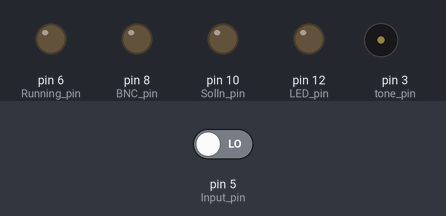
A sketch run on a simulated Arduino Uno, built with avr-gcc and run on an emulated ATmega328P. On the bench: output pins drawn as LEDs (lit = HIGH), buzzer (waves = sounding). The inputs (shaded band) are chosen by the test bench; at power-on: pin 5 (Input_pin) LOW. Random numbers use the default seed unless the sketch sets one; what the sketch prints to the serial monitor is not drawn.

Above: at 1.2 s.
1.3 s: pin 5 (Input_pin) driven HIGH
At 2.7 s:
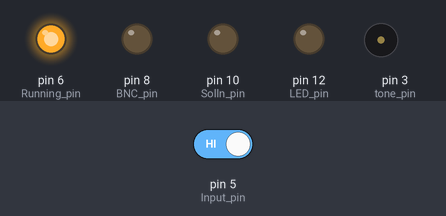
At 50.6 s:
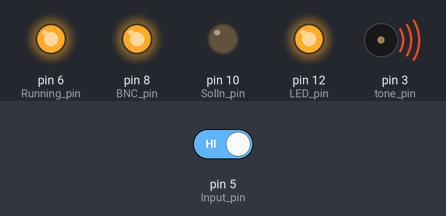
Timing chart, 0 to 52.3 s (numbered marks = the images above; inputs shaded):
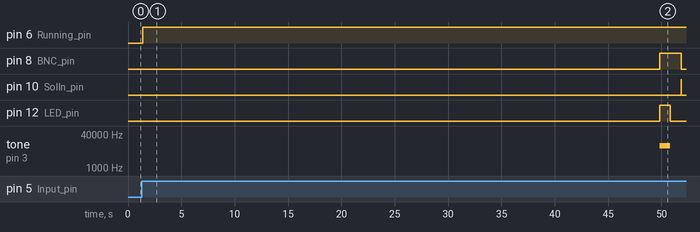

Measured:
- after the input at 1.3 s, pin 6 (Running_pin): LOW → HIGH after 0.10 s; pin 8 (BNC_pin): LOW → HIGH after 48.5 s, → LOW 2.0 s later; pin 10 (Solln_pin): LOW → HIGH after 50.5 s, → LOW 0.03 s later; pin 12 (LED_pin): LOW → HIGH after 48.5 s, → LOW 1.0 s later; tone on pin 3 (tone_pin): silent → 11000 Hz after 48.5 s, → silent 1.0 s later

The sketch:

tone_shock.ino
```cpp
/*
This scripts does a very simple reward conditioning paradigm. A cue
light is delivered on a random interval for 2s, imediatly followed by
the delivery of a liquid droplet.
*/


// Session-dependend variables
int droplet_size=30; //time (ms) sollenoid wil stay open <- needs to be callibrated
int LED_on=1000; //time (ms) LED will stay on
int SR_delay=2000; //time (ms) between LED onset and sollenoid activation
const int np_trials=150; //number of trials
long interval_min=30000; //minimum time (ms) between trials
long interval_max=60000; //maximum time (ms) between trials
int fraction_o = -10; // Random(0,10) below this will be an omission trial

// hardware layout
int LED_pin=12;
int Solln_pin=10;
int BNC_pin=8;
int Running_pin=6;
int Input_pin=5;
int tone_pin = 3;


// other variables
bool start=false;
bool reward_delivery[np_trials]; // true if reward delivered, false if reward ommission
int tone_f = 11000; // (HZ) frequency of the tone
long random_number; // used to store random output

// function that controls cue-reward delivery
void cue_reward(bool real){
  // bool real controls if liquid will be delivered, or only cue light
  if(real){
    // first cue then liquid
    Serial.print("Trial");
    Serial.print("\n");
    digitalWrite(LED_pin, HIGH);
    digitalWrite(BNC_pin, HIGH);
    tone(tone_pin,tone_f,LED_on);
    delay(LED_on);
    digitalWrite(LED_pin, LOW);
    delay(SR_delay-LED_on);
    digitalWrite(Solln_pin, HIGH);
    digitalWrite(BNC_pin, LOW);
    delay(droplet_size);
    digitalWrite(Solln_pin, LOW);
  } else {
    // cue only
    Serial.print("Cue only");
    Serial.print("\n");
    digitalWrite(LED_pin, HIGH);  // turn LED ON
    digitalWrite(BNC_pin, HIGH);
    tone(tone_pin,tone_f,LED_on);
    delay(LED_on);
    digitalWrite(LED_pin, LOW);
    digitalWrite(BNC_pin, LOW); // TTL pulse only 1sec
  }
}


// called by main once (could also copy to loop()...)
void setup() {
  // set all pins to output except the start button
  pinMode(LED_pin, OUTPUT);
  pinMode(Solln_pin, OUTPUT);
  pinMode(BNC_pin, OUTPUT);
  pinMode(Running_pin, OUTPUT);
  pinMode(Input_pin, INPUT);

  // Establising serial connection
  Serial.begin(9600);
}


// continuously called by main (but we'll block that at the end)
void loop() {
  // Pre-start block
  Serial.print("Ready to start");
  Serial.print("\n");
  while(!start){
    // Check if user is pressing button
    bool start_state = digitalRead(Input_pin);
    delay(100);
    if(start_state){
      // Start session
      Serial.print("starting...");
      Serial.print("\n");
      digitalWrite(Running_pin, HIGH);
      start=true;
    }
  }

  // Seed the random number generator
  randomSeed(analogRead(A0));


  // Boolean array that controls reward delivery or ommissions
  for (int i=0; i<=np_trials; i++){
    random_number = random(0,10);
    if (random_number>fraction_o){
      reward_delivery[i]=true;
      Serial.print("true");
    } else {
      reward_delivery[i]=false;
      Serial.print("false");
    }
  }


  // This is the actual session
  for(int i=0; i<=np_trials; i++ ){
    long interval=random(interval_min, interval_max);
    Serial.print("Interval: ");
    Serial.print(interval);
    Serial.print("\n");
    delay(interval);

    cue_reward(reward_delivery[i]);
  }


  // Wrapping up
  Serial.print("Program done");
  Serial.print("\n");
  Serial.end(); //close serial
  digitalWrite(Running_pin, LOW);
  while(1){} //because we don't actually want to loop

}
```
